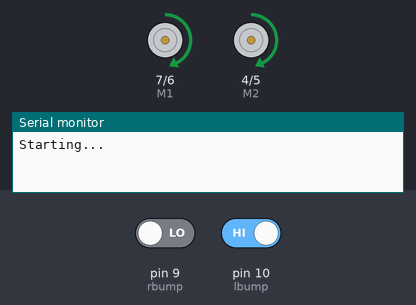
Recording of a sketch running on a simulated Arduino Uno, built with avr-gcc and run on an emulated ATmega328P. On the bench: direction and speed pins drawn as motors (green arrow = direction pin HIGH = forward, orange = LOW = backward, longer = more drive), the last lines printed to the serial monitor. The test bench sets the inputs (shaded band); at power-on: pin 10 (lbump) HIGH, pin 9 (rbump) LOW. EEPROM starts erased. At 1.5 s the program stops and its outputs stay as they are.

Above: at 0.15 s.
At 1.35 s:
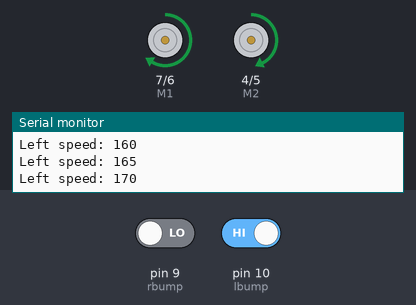
1.4 s: pin 10 (lbump) driven LOW
At 1.7 s:
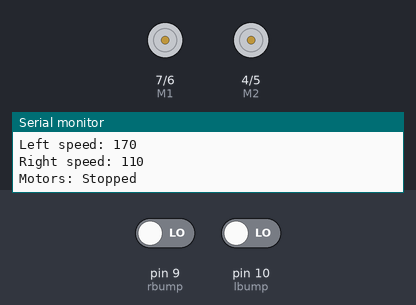
Timing chart, 0 to 3.0 s (numbered marks = the images above; inputs shaded):
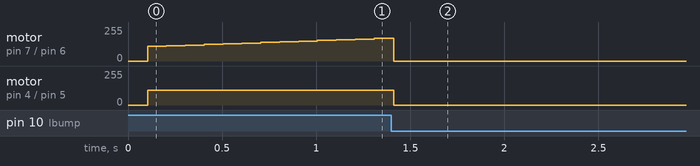

Measured:
- after the input at 1.4 s, motor on pin 4 (M2) / pin 5 (E2): forward 110/255 → stopped at once

The sketch:

Mod_1B.ino
```cpp
#include <EEPROM.h>

byte left_speed, right_speed;
int lbump = 10; //10k pull up
int rbump = 9;

int delta = 5;

int E1 = 6;//left motor
int M1 = 7;
int E2 = 5;//right motor
int M2 = 4;

void setup() {
  // setup EEPROM's (RUN ONCE)
  EEPROM.write(0,110);
  EEPROM.write(1,110);
  delay(100);

  Serial.begin(9600);
  pinMode(E1, OUTPUT);
  pinMode(E2, OUTPUT);
  pinMode(M1, OUTPUT);
  pinMode(M2, OUTPUT);
  pinMode(lbump, INPUT);
  pinMode(rbump, INPUT);
  left_speed = EEPROM.read(0);
  right_speed = EEPROM.read(1);
  WaitButton();
}

void WaitButton(){
  while (((digitalRead(lbump) == HIGH) || (digitalRead(rbump) == HIGH))){
    if (((digitalRead(lbump) == LOW) || (digitalRead(rbump) == LOW))){
      while (((digitalRead(lbump) == LOW) || (digitalRead(rbump) == LOW))){
        if (((digitalRead(lbump) == HIGH) || (digitalRead(rbump) == HIGH))){
          Serial.println("Starting...");
          break;
        }
      }
      break;
    }
  }
}

void Forward(){
//  Write Motors to Drive Forward
  digitalWrite(M1, HIGH);
  digitalWrite(M2, HIGH);
  analogWrite(E1, left_speed%255);
  analogWrite(E2, right_speed%255);
//  Serial.println("Motors: Forward");
}

void Stop(){
//  Write Motors to Stop
  Serial.println("Motors: Stopped");
  while (true){
    analogWrite(E1, 0);
    analogWrite(E2, 0);
  }
}

void Calibrate(){
  if ((digitalRead(lbump) == LOW) || (digitalRead(rbump) == LOW)){
    delay(100);
  }
  if (digitalRead(lbump) == LOW && digitalRead(rbump) == LOW){
    EEPROM.write(0, left_speed);
    EEPROM.write(1, right_speed);
    Serial.print("Left speed: ");
    Serial.println(left_speed);
    Serial.print("Right speed: ");
    Serial.println(right_speed);
    Stop();
//    delay(100);
  }else if(digitalRead(lbump) == LOW){
    right_speed += delta;
    Serial.print("Right speed: ");
    Serial.println(right_speed);
//    left_speed -= delta;
  }else if(digitalRead(rbump) == LOW){
    left_speed += delta;
    Serial.print("Left speed: ");
    Serial.println(left_speed);
//    right_speed -= delta;
  }
}


void loop() {
  // put your main code here, to run repeatedly:
  Forward();
  Calibrate();

}
```
